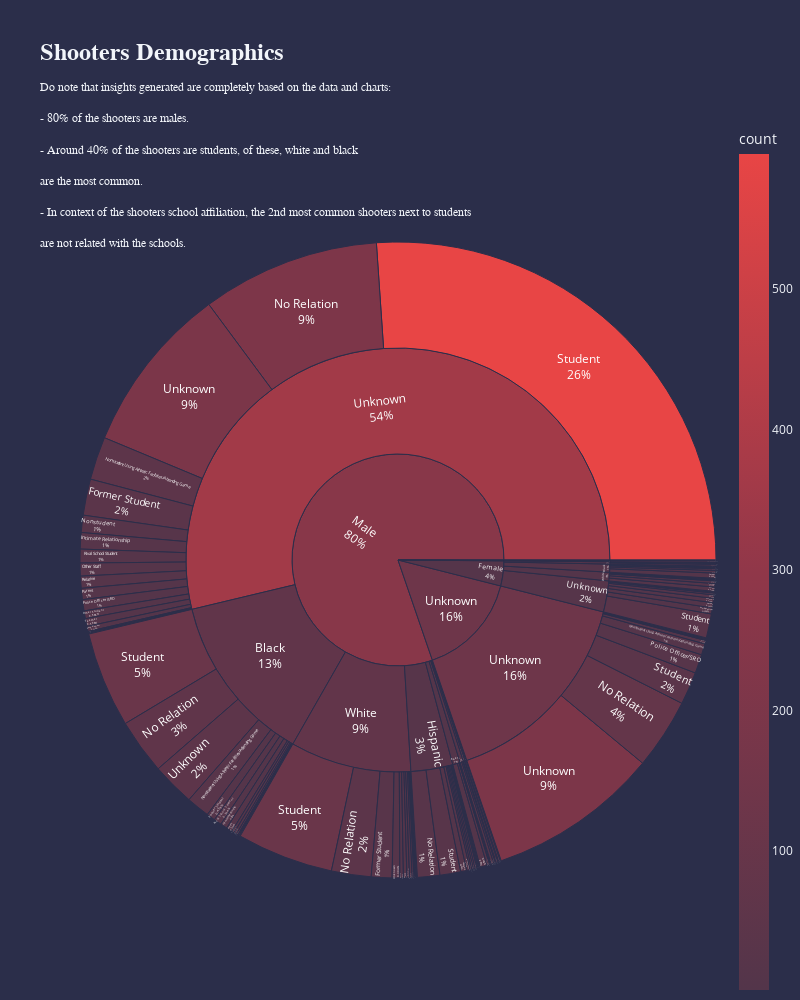

Here is the notebook cell this chart was saved with:
### Code cell
_ = dfs.groupby(['gender', 'race', 'schoolaffiliation']).size().reset_index()
_.rename(columns = {0: 'count'}, inplace=True)
_.sort_values(by='count', ascending=False)

fig = px.sunburst(
    _,
    path = ['gender', 'race', 'schoolaffiliation'],
    values = 'count',
    color = 'count',
    color_continuous_scale = [
        '#53354A',
        '#903749',
        '#E84545',
    ],
)

title = format_title('Shooters Demographics',
                     'Do note that insights generated are completely based on the data and charts: <br>- 80% of the shooters are males.<br>- Around 40% of the shooters are students, of these, white and black<br>are the most common.<br>- In context of the shooters school affiliation, the 2nd most common shooters next to students<br>are not related with the schools.',
                     'Courier New',
                     12
                    )

fig.update_layout(title=title,
                  titlefont={'size': 24,
                             'family': 'Proxima Nova',
                            },
                  template='plotly_dark',
                  paper_bgcolor='#2B2E4A',
                  plot_bgcolor='#2B2E4A',
                  height = 1000,
                  width = 800,
                  margin = dict(t=120, b=0)
                 )

fig.update_traces(
    textinfo = 'label + percent root',
    hovertemplate = None,
)               

fig.show()

### Figure 1 — Plotly figure (JSON) as saved in the notebook; plotly's stock layout.template omitted (floating-point values rounded to 4 significant figures)
{"data": [{"branchvalues": "total", "customdata": [[1.0], [10.0], [2.0], [1.0], [42.0], [24.0], [1.0], [1.0], [1.0], [6.0], [1.0], [8.0], [2.0], [2.0], [1.0], [19.0], [3.0], [1.0], [1.0], [64.0], [2.0], [26.0], [7.0], [207.0], [82.0], [4.0], [46.0], [3.0], [1.0], [20.0], [1.0], [1.0], [1.0], [27.0], [50.0], [13.0], [3.0], [1.0], [1.0], [15.0], [1.0], [9.0], [1.0], [1.0], [6.0], [7.0], [1.0], [2.0], [6.0], [13.0], [4.0], [5.0], [4.0], [1.0], [2.0], [1.0], [13.0], [22.0], [2.0], [1.0], [2.0], [2.0], [1.0], [1.0], [2.0], [14.0], [4.0], [9.0], [4.0], [16.0], [1.0], [1.0], [1.0], [1.0], [8.0], [3.0], [111.0], [2.0], [24.0], [1.0], [2.0], [3.0], [28.0], [596.0], [38.0], [3.0], [112.0], [1.0], [1.0], [4.0], [9.0], [1.0], [3.0], [3.0], [50.0], [7.0], [2.0], [5.0], [196.0], [199.0], [1.0], [9.0], [5.769], [3.714], [67.22], [2.0], [2.0], [1.5], [18.32], [1.0], [1.667], [2.333], [16.96], [360.5], [134.2], [3.533], [72.87], [1.0], [11.8], [261.4], [2.0], [1.0], [134.2]], "domain": {"x": [0.0, 1.0], "y": [0.0, 1.0]}, "ids": ["Male/Asian/Former Student", "Male/Black/Former Student", "Male/Hispanic/Former Student", "Male/Native American/Alaska Native/Former Student", "Male/Unknown/Former Student", "Male/White/Former Student", "Male/Unknown/Former Teacher", "Male/White/Former Teacher", "Female/Black/Friend", "Male/Unknown/Gang Member", "Male/Black/Hitman", "Male/Black/Intimate Relationship", "Multiple/Black/Intimate Relationship", "Male/Hispanic/Intimate Relationship", "Female/Unknown/Intimate Relationship", "Male/Unknown/Intimate Relationship", "Male/White/Intimate Relationship", "Male/Asian/No Relation", "Female/Black/No Relation", "Male/Black/No Relation", "Female/Hispanic/No Relation", "Male/Hispanic/No Relation", "Female/Unknown/No Relation", "Male/Unknown/No Relation", "Unknown/Unknown/No Relation", "Female/White/No Relation", "Male/White/No Relation", "Male/Black/Nonstudent", "Male/Hispanic/Nonstudent", "Male/Unknown/Nonstudent", "Unknown/Unknown/Nonstudent", "Female/White/Nonstudent", "Female/Black/Nonstudent Using Athletic Facilities/Attending Game", "Male/Black/Nonstudent Using Athletic Facilities/Attending Game", "Male/Unknown/Nonstudent Using Athletic Facilities/Attending Game", "Unknown/Unknown/Nonstudent Using Athletic Facilities/Attending Game", "Male/Black/Other Staff", "Male/Hispanic/Other Staff", "Male/Other/Other Staff", "Male/Unknown/Other Staff", "Male/White/Other Staff", "Male/Unknown/Other Student", "Unknown/Unknown/Other Student", "Male/White/Other Student", "Female/Black/Parent", "Male/Black/Parent", "Female/Hispanic/Parent", "Male/Hispanic/Parent", "Female/Unknown/Parent", "Male/Unknown/Parent", "Unknown/Unknown/Parent", "Female/White/Parent", "Male/White/Parent", "Male/Black/Police Officer/SRO", "Male/Hispanic/Police Officer/SRO", "Female/Unknown/Police Officer/SRO", "Male/Unknown/Police Officer/SRO", "Unknown/Unknown/Police Officer/SRO", "Male/White/Police Officer/SRO", "Male/Unknown/Principal/Vice-Principal", "Female/Black/Relative", "Male/Black/Relative", "Female/Hispanic/Relative", "Male/Hispanic/Relative", "Female/Unknown/Relative", "Male/Unknown/Relative", "Male/White/Relative", "Male/Black/Rival School Student", "Male/Hispanic/Rival School Student", "Male/Unknown/Rival School Student", "Male/Hispanic/Security Guard", "Male/Unknown/Security Guard", "Unknown/Unknown/Security Guard", "Male/White/Security Guard", "Male/Asian/Student", "Female/Black/Student", "Male/Black/Student", "Male/Hawaiian/Pacific Islander/Student", "Male/Hispanic/Student", "Male/Middle Eastern/Student", "Male/Native American/Alaska Native/Student", "Male/Other/Student", "Female/Unknown/Student", "Male/Unknown/Student", "Unknown/Unknown/Student", "Female/White/Student", "Male/White/Student", "Transgender/White/Student", "Male/Black/Teacher", "Female/Unknown/Teacher", "Male/Unknown/Teacher", "Female/White/Teacher", "Male/White/Teacher", "Male/Asian/Unknown", "Male/Black/Unknown", "Male/Hispanic/Unknown", "Male/Other/Unknown", "Female/Unknown/Unknown", "Male/Unknown/Unknown", "Unknown/Unknown/Unknown", "Female/White/Unknown", "Male/White/Unknown", "Male/Asian", "Female/Black", "Male/Black", "Multiple/Black", "Male/Hawaiian/Pacific Islander", "Female/Hispanic", "Male/Hispanic", "Male/Middle Eastern", "Male/Native American/Alaska Native", "Male/Other", "Female/Unknown", "Male/Unknown", "Unknown/Unknown", "Female/White", "Male/White", "Transgender/White", "Female", "Male", "Multiple", "Transgender", "Unknown"], "labels": ["Former Student", "Former Student", "Former Student", "Former Student", "Former Student", "Former Student", "Former Teacher", "Former Teacher", "Friend", "Gang Member", "Hitman", "Intimate Relationship", "Intimate Relationship", "Intimate Relationship", "Intimate Relationship", "Intimate Relationship", "Intimate Relationship", "No Relation", "No Relation", "No Relation", "No Relation", "No Relation", "No Relation", "No Relation", "No Relation", "No Relation", "No Relation", "Nonstudent", "Nonstudent", "Nonstudent", "Nonstudent", "Nonstudent", "Nonstudent Using Athletic Facilities/Attending Game", "Nonstudent Using Athletic Facilities/Attending Game", "Nonstudent Using Athletic Facilities/Attending Game", "Nonstudent Using Athletic Facilities/Attending Game", "Other Staff", "Other Staff", "Other Staff", "Other Staff", "Other Staff", "Other Student", "Other Student", "Other Student", "Parent", "Parent", "Parent", "Parent", "Parent", "Parent", "Parent", "Parent", "Parent", "Police Officer/SRO", "Police Officer/SRO", "Police Officer/SRO", "Police Officer/SRO", "Police Officer/SRO", "Police Officer/SRO", "Principal/Vice-Principal", "Relative", "Relative", "Relative", "Relative", "Relative", "Relative", "Relative", "Rival School Student", "Rival School Student", "Rival School Student", "Security Guard", "Security Guard", "Security Guard", "Security Guard", "Student", "Student", "Student", "Student", "Student", "Student", "Student", "Student", "Student", "Student", "Student", "Student", "Student", "Student", "Teacher", "Teacher", "Teacher", "Teacher", "Teacher", "Unknown", "Unknown", "Unknown", "Unknown", "Unknown", "Unknown", "Unknown", "Unknown", "Unknown", "Asian", "Black", "Black", "Black", "Hawaiian/Pacific Islander", "Hispanic", "Hispanic", "Middle Eastern", "Native American/Alaska Native", "Other", "Unknown", "Unknown", "Unknown", "White", "White", "White", "Female", "Male", "Multiple", "Transgender", "Unknown"], "marker": {"coloraxis": "coloraxis", "colors": [1.0, 10.0, 2.0, 1.0, 42.0, 24.0, 1.0, 1.0, 1.0, 6.0, 1.0, 8.0, 2.0, 2.0, 1.0, 19.0, 3.0, 1.0, 1.0, 64.0, 2.0, 26.0, 7.0, 207.0, 82.0, 4.0, 46.0, 3.0, 1.0, 20.0, 1.0, 1.0, 1.0, 27.0, 50.0, 13.0, 3.0, 1.0, 1.0, 15.0, 1.0, 9.0, 1.0, 1.0, 6.0, 7.0, 1.0, 2.0, 6.0, 13.0, 4.0, 5.0, 4.0, 1.0, 2.0, 1.0, 13.0, 22.0, 2.0, 1.0, 2.0, 2.0, 1.0, 1.0, 2.0, 14.0, 4.0, 9.0, 4.0, 16.0, 1.0, 1.0, 1.0, 1.0, 8.0, 3.0, 111.0, 2.0, 24.0, 1.0, 2.0, 3.0, 28.0, 596.0, 38.0, 3.0, 112.0, 1.0, 1.0, 4.0, 9.0, 1.0, 3.0, 3.0, 50.0, 7.0, 2.0, 5.0, 196.0, 199.0, 1.0, 9.0, 5.769, 3.714, 67.22, 2.0, 2.0, 1.5, 18.32, 1.0, 1.667, 2.333, 16.96, 360.5, 134.2, 3.533, 72.87, 1.0, 11.8, 261.4, 2.0, 1.0, 134.2]}, "name": "", "parents": ["Male/Asian", "Male/Black", "Male/Hispanic", "Male/Native American/Alaska Native", "Male/Unknown", "Male/White", "Male/Unknown", "Male/White", "Female/Black", "Male/Unknown", "Male/Black", "Male/Black", "Multiple/Black", "Male/Hispanic", "Female/Unknown", "Male/Unknown", "Male/White", "Male/Asian", "Female/Black", "Male/Black", "Female/Hispanic", "Male/Hispanic", "Female/Unknown", "Male/Unknown", "Unknown/Unknown", "Female/White", "Male/White", "Male/Black", "Male/Hispanic", "Male/Unknown", "Unknown/Unknown", "Female/White", "Female/Black", "Male/Black", "Male/Unknown", "Unknown/Unknown", "Male/Black", "Male/Hispanic", "Male/Other", "Male/Unknown", "Male/White", "Male/Unknown", "Unknown/Unknown", "Male/White", "Female/Black", "Male/Black", "Female/Hispanic", "Male/Hispanic", "Female/Unknown", "Male/Unknown", "Unknown/Unknown", "Female/White", "Male/White", "Male/Black", "Male/Hispanic", "Female/Unknown", "Male/Unknown", "Unknown/Unknown", "Male/White", "Male/Unknown", "Female/Black", "Male/Black", "Female/Hispanic", "Male/Hispanic", "Female/Unknown", "Male/Unknown", "Male/White", "Male/Black", "Male/Hispanic", "Male/Unknown", "Male/Hispanic", "Male/Unknown", "Unknown/Unknown", "Male/White", "Male/Asian", "Female/Black", "Male/Black", "Male/Hawaiian/Pacific Islander", "Male/Hispanic", "Male/Middle Eastern", "Male/Native American/Alaska Native", "Male/Other", "Female/Unknown", "Male/Unknown", "Unknown/Unknown", "Female/White", "Male/White", "Transgender/White", "Male/Black", "Female/Unknown", "Male/Unknown", "Female/White", "Male/White", "Male/Asian", "Male/Black", "Male/Hispanic", "Male/Other", "Female/Unknown", "Male/Unknown", "Unknown/Unknown", "Female/White", "Male/White", "Male", "Female", "Male", "Multiple", "Male", "Female", "Male", "Male", "Male", "Male", "Female", "Male", "Unknown", "Female", "Male", "Transgender", "", "", "", "", ""], "textinfo": "label+percent root", "type": "sunburst", "values": [1, 10, 2, 1, 42, 24, 1, 1, 1, 6, 1, 8, 2, 2, 1, 19, 3, 1, 1, 64, 2, 26, 7, 207, 82, 4, 46, 3, 1, 20, 1, 1, 1, 27, 50, 13, 3, 1, 1, 15, 1, 9, 1, 1, 6, 7, 1, 2, 6, 13, 4, 5, 4, 1, 2, 1, 13, 22, 2, 1, 2, 2, 1, 1, 2, 14, 4, 9, 4, 16, 1, 1, 1, 1, 8, 3, 111, 2, 24, 1, 2, 3, 28, 596, 38, 3, 112, 1, 1, 4, 9, 1, 3, 3, 50, 7, 2, 5, 196, 199, 1, 9, 13, 14, 297, 2, 2, 4, 73, 1, 3, 6, 54, 1228, 361, 15, 211, 1, 87, 1834, 2, 1, 361]}], "layout": {"coloraxis": {"colorbar": {"title": {"text": "count"}}, "colorscale": [[0.0, "#53354A"], [0.5, "#903749"], [1.0, "#E84545"]]}, "height": 1000, "legend": {"tracegroupgap": 0}, "margin": {"b": 0, "t": 120}, "paper_bgcolor": "#2B2E4A", "plot_bgcolor": "#2B2E4A", "title": {"font": {"family": "Proxima Nova", "size": 24}, "text": "<b>Shooters Demographics</b><br><span style=\"font-family: Courier New; font-size: 12px;\">Do note that insights generated are completely based on the data and charts: <br>- 80% of the shooters are males.<br>- Around 40% of the shooters are students, of these, white and black<br>are the most common.<br>- In context of the shooters school affiliation, the 2nd most common shooters next to students<br>are not related with the schools.</span>"}, "width": 800}}
